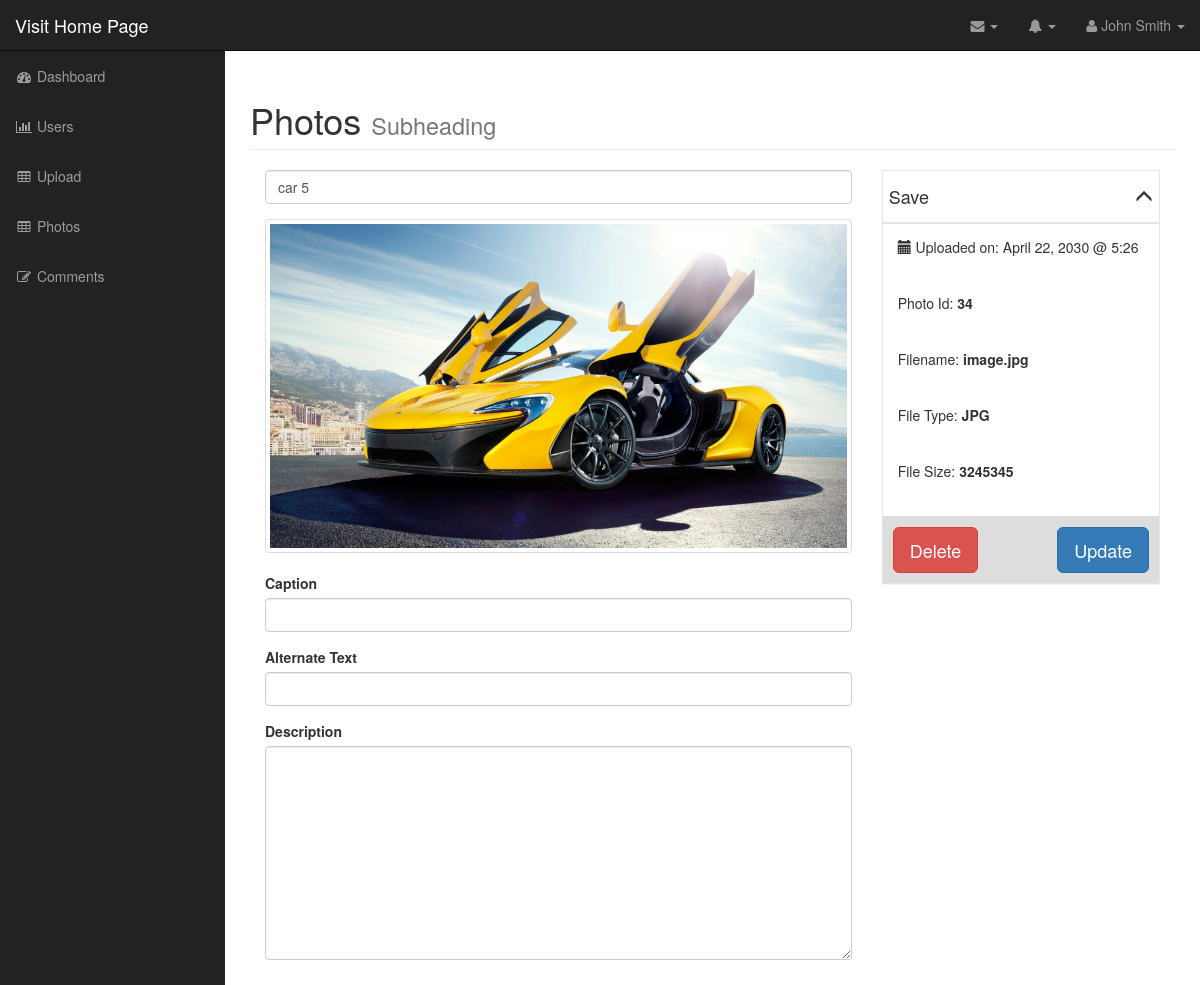
Screenshot of /admin/edit_photo.php?id=11 (signed in) with the database file from the repository.
### tables this page shows
CREATE TABLE `photos` (
  `id` int(11) NOT NULL,
  `title` varchar(255) NOT NULL,
  `caption` varchar(255) NOT NULL,
  `description` text NOT NULL,
  `filename` varchar(255) NOT NULL,
  `alternate_text` varchar(255) NOT NULL,
  `type` varchar(255) NOT NULL,
  `size` int(11) NOT NULL,
  `user_id` int(11) NOT NULL
);

### admin/includes/database.php (called while the page is built, shortened)
<?php
class Database {
	public $db;
	function __construct() {
		$this->db = $this->open_db_connection();
	}
	public function open_db_connection() {
		$this->connection = new mysqli(DB_HOST,DB_USER,DB_PASS,DB_NAME);
		return $this->connection;
	}
	public function query($sql) {
		$result = $this->db->query($sql);
		return $result;
	}
}
$database = new Database();
?>

### admin/includes/db_object.php (called while the page is built, shortened)
<?php
class Db_object {
	public static function find_by_id($id) {
		$the_result_array = static::find_by_query("SELECT * FROM " . static::$db_table . " WHERE id = $id LIMIT 1");
		return !empty($the_result_array) ? array_shift($the_result_array) : false;
	}
	public static function find_by_query($sql) {
		global $database;
		$result_set = $database->query($sql);
		$the_object_array = array();
		while ($row = mysqli_fetch_array($result_set)) {
			$the_object_array[] = static::instantiation($row);
		}
		return $the_object_array;
	}
	public static function instantiation($the_record) {
		$the_object = new $calling_class();
        foreach ($the_record as $the_attribute => $value) {
        	if($the_object->has_the_attribute($the_attribute)) {
        		$the_object->$the_attribute = $value;
        	}
        }
        return $the_object;
	}
	private function has_the_attribute($the_attribute) {
		$object_properties = get_object_vars($this);
		return array_key_exists($the_attribute, $object_properties);
	}
}
?>

### admin/includes/photo.php (called while the page is built, shortened)
<?php
class Photo extends Db_object {
	public $filename;
	public $upload_directory = "images";
	public function picture_path() {
		return $this->upload_directory.DS.$this->filename;
	}
}
?>

### admin/edit_photo.php (the view, shortened to what this page needs)
<?php include("includes/header.php"); ?>
<?php
if(empty($_GET['id'])) {
    redirect("photos.php");
} else {
    $photo = Photo::find_by_id($_GET['id']);
}
?>
        <nav class="navbar navbar-inverse navbar-fixed-top" role="navigation">
        <?php include("includes/top_nav.php"); ?>
        <?php include("includes/side_nav.php"); ?>
        </nav>
        <div id="page-wrapper">
            <div class="container-fluid">
                <div class="row">
                    <div class="col-lg-12">
                        <h1 class="page-header">
                            Photos
                            <small>Subheading</small>
                        </h1>
                        <form action="" method="post">
                            <div class="col-md-8">
                                <div class="form-group">
                                    <input type="text" name="title" class="form-control" value="<?php echo $photo->title; ?>">
                                </div>
                                <div class="form-group">
                                    <a class="thumbnail" href="#"><img src="<?php echo $photo->picture_path(); ?>" alt=""></a>
                                </div>
                                <div class="form-group">
                                    <label for="caption">Caption</label>
                                    <input type="text" name="caption" class="form-control" value="<?php echo $photo->caption; ?>">
                                </div>
                                <div class="form-group">
                                    <label for="caption">Alternate Text</label>
                                    <input type="text" name="alternate_text" class="form-control" value="<?php echo $photo->alternate_text; ?>">
                                </div>
                                <div class="form-group">
                                    <label for="caption">Description</label>
                                    <textarea class="form-control" name="description" id="" cols="30" rows="10"><?php echo $photo->description; ?></textarea>
                                </div>
                            </div>
                            <div class="col-md-4" >
                                <div  class="photo-info-box">
                                    <div class="info-box-header">
                                       <h4>Save <span id="toggle" class="glyphicon glyphicon-menu-up pull-right"></span></h4>
                                    </div>
                                    <div class="inside">
                                      <div class="box-inner">
                                         <p class="text">
                                           <span class="glyphicon glyphicon-calendar"></span> Uploaded on: April 22, 2030 @ 5:26
                                          </p>
                                          <p class="text ">
                                            Photo Id: <span class="data photo_id_box">34</span>
                                          </p>
                                          <p class="text">
                                            Filename: <span class="data">image.jpg</span>
                                          </p>
                                         <p class="text">
                                          File Type: <span class="data">JPG</span>
                                         </p>
                                         <p class="text">
                                           File Size: <span class="data">3245345</span>
                                         </p>
                                      </div>
                                      <div class="info-box-footer clearfix">
                                        <div class="info-box-delete pull-left">
                                            <a  href="delete_photo.php?id=<?php echo $photo->id; ?>" class="btn btn-danger btn-lg ">Delete</a>
                                        </div>
                                        <div class="info-box-update pull-right ">
                                            <input type="submit" name="update" value="Update" class="btn btn-primary btn-lg ">
                                        </div>
                                      </div>
                                    </div>
                                </div>
                            </div>
                        </form>
                    </div>
                </div>
            </div>
        </div>
  <?php include("includes/footer.php"); ?>

### admin/css/sb-admin.css (style rules this page uses)
body { margin-top: 100px; background-color: #222; }
@media (min-width:768px) { body { margin-top: 50px; } }
#page-wrapper { width: 100%; padding: 0; background-color: #fff; }
@media (min-width:768px) { #page-wrapper { padding: 10px; } }

### admin/css/styles.css (style rules this page uses)
.photo-info-box { border: 1px solid #e5e5e5; -webkit-box-shadow: 0 1px 1px rgba(0,0,0,.04); box-shadow: 0 1px 1px rgba(0,0,0,.04); background-color: #fff; }
.info-box-header { padding: 6px; border-bottom: 1px solid #e5e5e5; -webkit-box-shadow: 0 1px 1px rgba(0,0,0,.04); box-shadow: 0 1px 1px rgba(0,0,0,.04); background-color: #fff; }
.photo-info-box .box-inner { border-top: 1px solid #e5e5e5; background-color: #fff; padding: 6px; }
.photo-info-box .box-inner .text { padding: 7px 9px 19px; }
.photo-info-box .box-inner .data { font-weight: bold; }
.photo-info-box .info-box-footer { border-top: 1px solid #ddd; background-color: #ddd; padding: 10px; }

### rows the page displays
photos: title "car 5", filename (picture)
